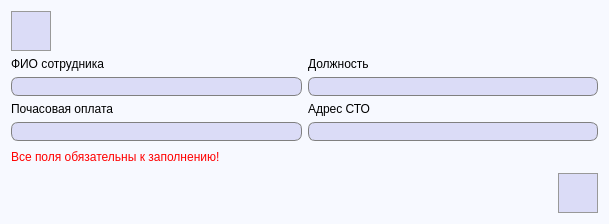
<?xml version="1.0" encoding="UTF-8"?>
<ui version="4.0">
 <class>ViewUpdateEmployee</class>
 <widget class="QDialog" name="ViewUpdateEmployee">
  <property name="geometry">
   <rect>
    <x>0</x>
    <y>0</y>
    <width>609</width>
    <height>224</height>
   </rect>
  </property>
  <property name="windowTitle">
   <string>Редактирование информации о сотруднике</string>
  </property>
  <property name="styleSheet">
   <string notr="true">QDialog {
	background-color: #f7f9ff;
}</string>
  </property>
  <layout class="QGridLayout" name="gridLayout_2">
   <item row="3" column="2">
    <widget class="QPushButton" name="saveUpdatedInfo">
     <property name="enabled">
      <bool>false</bool>
     </property>
     <property name="minimumSize">
      <size>
       <width>40</width>
       <height>40</height>
      </size>
     </property>
     <property name="maximumSize">
      <size>
       <width>40</width>
       <height>40</height>
      </size>
     </property>
     <property name="styleSheet">
      <string notr="true">QPushButton {
	background-color: #dbdcf7;
	border: 1px solid #999999;
}

QPushButton:hover {
	background-color: #d5d6f0;
	border: 1px solid #acacac;
}

QPushButton:pressed {
	background-color: #cbcde6;
	border: 2px solid #999999;
}</string>
     </property>
     <property name="text">
      <string/>
     </property>
     <property name="icon">
      <iconset resource="images.qrc">
       <normaloff>:/images/save.png</normaloff>:/images/save.png</iconset>
     </property>
     <property name="iconSize">
      <size>
       <width>27</width>
       <height>27</height>
      </size>
     </property>
     <property name="autoDefault">
      <bool>false</bool>
     </property>
    </widget>
   </item>
   <item row="2" column="0">
    <widget class="QLabel" name="errorLabel">
     <property name="font">
      <font>
       <pointsize>9</pointsize>
      </font>
     </property>
     <property name="styleSheet">
      <string notr="true">QLabel {
	color: red;
}</string>
     </property>
     <property name="text">
      <string>Все поля обязательны к заполнению!</string>
     </property>
    </widget>
   </item>
   <item row="2" column="1" colspan="2">
    <spacer name="horizontalSpacer_2">
     <property name="orientation">
      <enum>Qt::Horizontal</enum>
     </property>
     <property name="sizeHint" stdset="0">
      <size>
       <width>40</width>
       <height>20</height>
      </size>
     </property>
    </spacer>
   </item>
   <item row="1" column="0" colspan="3">
    <layout class="QGridLayout" name="gridLayout">
     <item row="3" column="0">
      <widget class="QLineEdit" name="hourlyPayment">
       <property name="font">
        <font>
         <pointsize>10</pointsize>
        </font>
       </property>
       <property name="styleSheet">
        <string notr="true">QLineEdit {
	border: 1px solid gray;
    border-radius: 7px;
    background-color: #dbdcf7;
	padding-left: 3px;
}</string>
       </property>
       <property name="frame">
        <bool>true</bool>
       </property>
       <property name="readOnly">
        <bool>true</bool>
       </property>
      </widget>
     </item>
     <item row="1" column="0">
      <widget class="QLineEdit" name="workerFMLname">
       <property name="font">
        <font>
         <pointsize>10</pointsize>
        </font>
       </property>
       <property name="styleSheet">
        <string notr="true">QLineEdit {
	border: 1px solid gray;
    border-radius: 7px;
    background-color: #dbdcf7;
	padding-left: 3px;
}</string>
       </property>
       <property name="frame">
        <bool>true</bool>
       </property>
       <property name="readOnly">
        <bool>true</bool>
       </property>
      </widget>
     </item>
     <item row="2" column="0">
      <widget class="QLabel" name="label_3">
       <property name="font">
        <font>
         <pointsize>9</pointsize>
        </font>
       </property>
       <property name="text">
        <string>Почасовая оплата</string>
       </property>
      </widget>
     </item>
     <item row="3" column="1">
      <widget class="QLineEdit" name="serviceNumber">
       <property name="font">
        <font>
         <pointsize>10</pointsize>
        </font>
       </property>
       <property name="styleSheet">
        <string notr="true">QLineEdit {
	border: 1px solid gray;
    border-radius: 7px;
    background-color: #dbdcf7;
	padding-left: 3px;
}</string>
       </property>
       <property name="frame">
        <bool>true</bool>
       </property>
       <property name="readOnly">
        <bool>true</bool>
       </property>
      </widget>
     </item>
     <item row="1" column="1">
      <widget class="QLineEdit" name="workerPosition">
       <property name="font">
        <font>
         <pointsize>10</pointsize>
        </font>
       </property>
       <property name="styleSheet">
        <string notr="true">QLineEdit {
	border: 1px solid gray;
    border-radius: 7px;
    background-color: #dbdcf7;
	padding-left: 3px;
}</string>
       </property>
       <property name="frame">
        <bool>true</bool>
       </property>
       <property name="readOnly">
        <bool>true</bool>
       </property>
      </widget>
     </item>
     <item row="0" column="0">
      <widget class="QLabel" name="label">
       <property name="font">
        <font>
         <pointsize>9</pointsize>
        </font>
       </property>
       <property name="text">
        <string>ФИО сотрудника</string>
       </property>
      </widget>
     </item>
     <item row="0" column="1">
      <widget class="QLabel" name="label_2">
       <property name="font">
        <font>
         <pointsize>9</pointsize>
        </font>
       </property>
       <property name="text">
        <string>Должность</string>
       </property>
      </widget>
     </item>
     <item row="2" column="1">
      <widget class="QLabel" name="label_4">
       <property name="font">
        <font>
         <pointsize>9</pointsize>
        </font>
       </property>
       <property name="text">
        <string>Адрес СТО</string>
       </property>
      </widget>
     </item>
    </layout>
   </item>
   <item row="0" column="0">
    <widget class="QPushButton" name="updateEmployeeInfoButton">
     <property name="minimumSize">
      <size>
       <width>40</width>
       <height>40</height>
      </size>
     </property>
     <property name="maximumSize">
      <size>
       <width>40</width>
       <height>40</height>
      </size>
     </property>
     <property name="toolTip">
      <string>Редактировать информацию</string>
     </property>
     <property name="styleSheet">
      <string notr="true">QPushButton {
	background-color: #dbdcf7;
	border: 1px solid #999999;
}

QPushButton:hover {
	background-color: #d5d6f0;
	border: 1px solid #acacac;
}

QPushButton:pressed {
	background-color: #cbcde6;
	border: 2px solid #999999;
}</string>
     </property>
     <property name="text">
      <string/>
     </property>
     <property name="icon">
      <iconset resource="images.qrc">
       <normaloff>:/images/edit.png</normaloff>:/images/edit.png</iconset>
     </property>
     <property name="iconSize">
      <size>
       <width>32</width>
       <height>32</height>
      </size>
     </property>
     <property name="autoDefault">
      <bool>false</bool>
     </property>
    </widget>
   </item>
  </layout>
 </widget>
 <tabstops>
  <tabstop>workerFMLname</tabstop>
  <tabstop>workerPosition</tabstop>
  <tabstop>hourlyPayment</tabstop>
  <tabstop>serviceNumber</tabstop>
  <tabstop>saveUpdatedInfo</tabstop>
 </tabstops>
 <resources>
  <include location="images.qrc"/>
 </resources>
 <connections/>
</ui>
